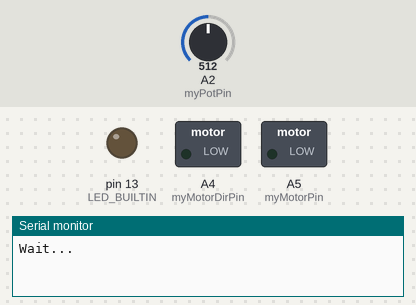
A sketch run on a simulated Arduino Uno, built with avr-gcc and run on an emulated ATmega328P. On the bench: switched loads named in the sketch (green lamp = pin HIGH), output pins drawn as LEDs (lit = HIGH), the last lines printed to the serial monitor. The test bench sets the inputs (shaded band); at power-on: A2 (myPotPin) = 512. Random numbers use the default seed unless the sketch sets one.

Above: at 0.1 s.
At 7.2 s:
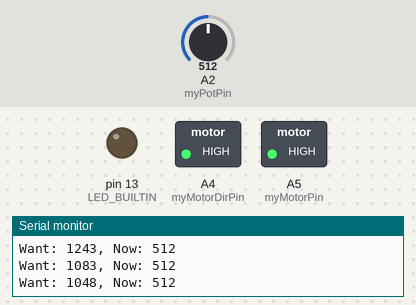
7.3 s: A2 (myPotPin) set to 1023
At 16.0 s:
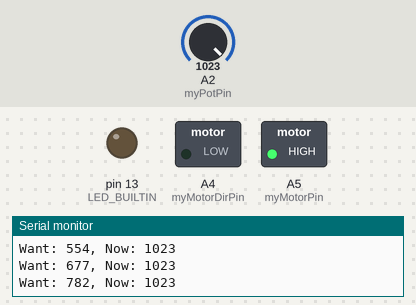
Timing chart, 0 to 17.8 s (numbered marks = the images above; inputs shaded):
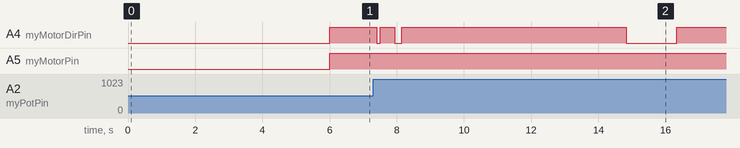

The sketch:

5wire-07-servo-not-tested.ino
```cpp
/*

// My regular servo is having issues moving as fast aws the grove vision shield can let it so I am going to try the original 5 wire servo
// This servo is actually a DC motor that I will need to use my dual motor driver an a potentiometer that tells where the motor is.
// This motor has a very small turning radius probably about 53 degrees to 127 degrees like the regular servo


## for the 5 wire dc turning motor with potentiometer on the original shredder and Dual motor driver

// red motor A1
// black motor A2
// white 3V3
// yellow A0
// brown GND

Dual Motor Driver
https://github.com/hpssjellis/maker100-eco/blob/main/media/b-b-f-small-dual-dc-motor-driver.png

myPotPin      = A2;       // Analog pin for the potentiometer
myMotorDirPin = A4;       // Digital pin for DC motor direction
myMotorPin    = A5;       // PWM pin for the motor

Note: the potentiometer goes from 0 to 4095 for the servo which goes about 40 degrees to 150 ish
*/


#include <Arduino.h>

// Define the pins
const int myPotPin      = A2;   // Analog pin for the potentiometer
const int myMotorDirPin = A4;   // Digital pin for DC motor direction
const int myMotorPin    = A5;   // PWM pin for the motor
int currentPosition     = 0;
int myRandom            = 2000; // start near the middle 0-4095
int myTurnSpeed         = 255;  // might as well turn as fast as we can 0-255
int myTurnOk            = 20;   // range that we don't have to turn the motor
int myTurnDelay         = 7;    // time to let the motor get somewhere.

void setup() {
  pinMode(myMotorPin, OUTPUT);
  pinMode(myMotorDirPin, OUTPUT);
  pinMode(LED_BUILTIN, OUTPUT);
  Serial.begin(115200); // Updated baud rate

  Serial.println("Wait...");
  delay(6000);
  Serial.println("Starting setup...");

}

void loop() {

  /// imitate the data flow from the grove-vision-ai-v2-xiao
  int myNew = random(400);
  myRandom  += myNew - 200;

  if ( myRandom < 0) {    myRandom = 2000;}
  if ( myRandom > 4095) { myRandom = 2000;}

  turnMotorToPosition(myRandom);
  delay(100);

}


void turnMotorToPosition(int desiredPosition) {

  currentPosition = analogRead(myPotPin);
  Serial.println("Want: "+ String(desiredPosition) + ", Now: "+ String(currentPosition));

  if (abs(currentPosition - desiredPosition) > myTurnOk ) {

    if (currentPosition < desiredPosition) {
      digitalWrite(myMotorDirPin, HIGH); // Set motor direction forward
      analogWrite(myMotorPin, myTurnSpeed); // Adjust PWM value for speed
    } else {
      digitalWrite(myMotorDirPin, LOW); // Set motor direction reverse
      analogWrite(myMotorPin, myTurnSpeed); // Keep same speed, change direction
    }
    delay(myTurnDelay); // Short delay to allow the motor to move

  } else {
    analogWrite(myMotorPin, 0); // Stop the motor when position is reached
    // no delay needed since motor is stopped
  }
}
```
